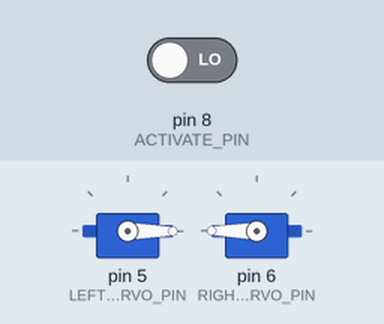
The sketch below on a simulated Arduino Uno, built with avr-gcc and run on an emulated ATmega328P. Shown: 2 × servo. The inputs (shaded band) are chosen by the test bench; at power-on: pin 8 (ACTIVATE_PIN) LOW.

Above: at 8.8 s.
8.9 s: pin 8 (ACTIVATE_PIN) driven HIGH
At 11.5 s:
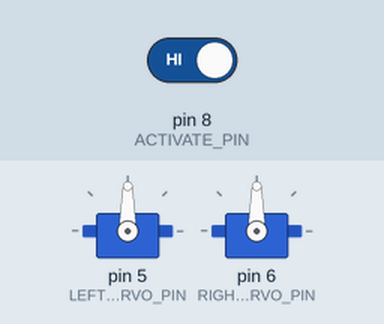
13.9 s: pin 8 (ACTIVATE_PIN) driven LOW
At 16.4 s:
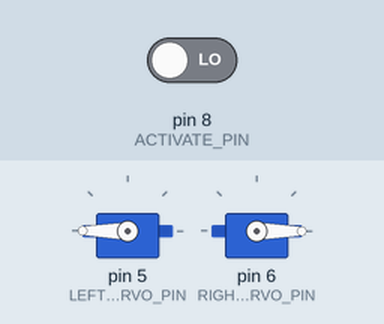
Timing chart, 0 to 26.4 s (numbered marks = the images above; inputs shaded):
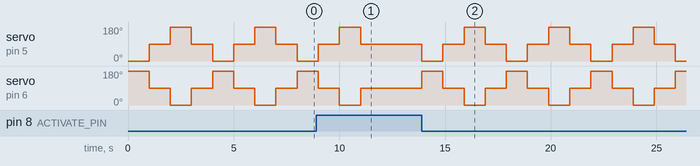

Measured:
- after the input at 8.9 s, servo on pin 5 (LEFT_SERVO_PIN), servo on pin 6 (RIGHT_SERVO_PIN): goes on until 11.0 s, then stays 90°
- after the input at 13.9 s, servo on pin 5 (LEFT_SERVO_PIN): 90° → 0° at once, then repeats every 4.0 s: 90° 1.0 s, 180° 1.0 s, 90° 1.0 s, 0° 1.0 s; servo on pin 6 (RIGHT_SERVO_PIN): 90° → 180° at once, then repeats every 4.0 s: 90° 1.0 s, 0° 1.0 s, 90° 1.0 s, 180° 1.0 s

The sketch:

sketch.ino
```cpp
#include <Servo.h>

#define LEFT_SERVO_PIN 5
#define RIGHT_SERVO_PIN 6

// D8 is a poor-man's start button. It's a jumper wire with a string attached. When this string is
// pulled, the wire disconnects, and the robot starts.
#define ACTIVATE_PIN 8

Servo left;
Servo right;

void setup() {
  pinMode(ACTIVATE_PIN, INPUT);
  left.attach(LEFT_SERVO_PIN);
  right.attach(RIGHT_SERVO_PIN);
  goStop();
}

void loop() {
  // Wait for the starting signal
  if (digitalRead(ACTIVATE_PIN) == HIGH) return;

  // Basic Demo
  goUp();
  delay(1000);
  goStop();
  delay(1000);
  goDown();
  delay(1000);
  goStop();
  delay(1000);
}

// Because the two motors are mirrored, they run in opposite directions.
void goUp() {
  left.write(0);
  right.write(180);
}

void goDown() {
  left.write(180);
  right.write(0);
}

void goStop() { // For Consistency
  left.write(90);
  right.write(90);
}
```
